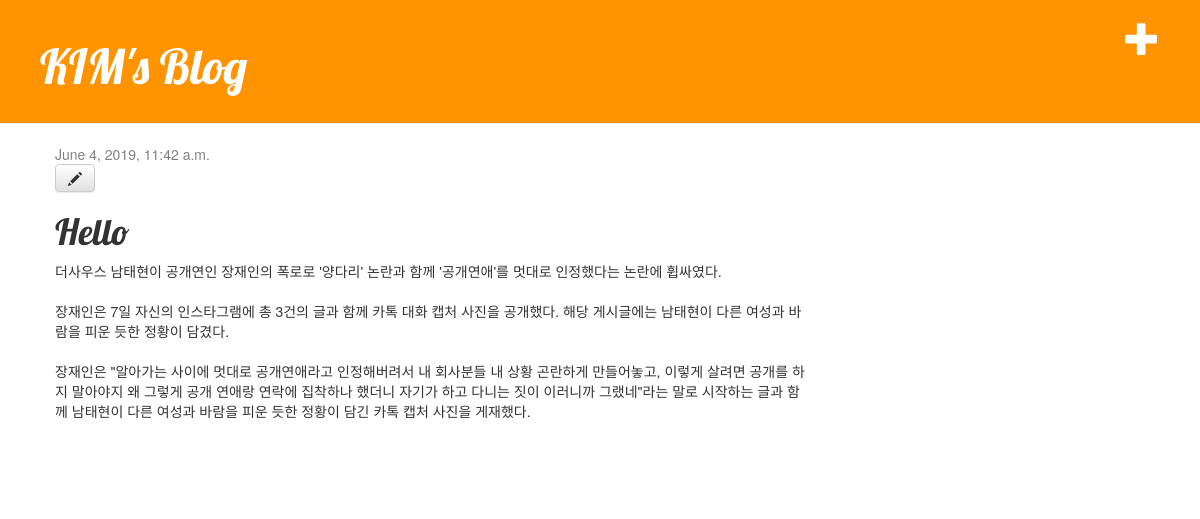
Page /blog/post/2 on the committed database.
### blog/models.py (models this page shows, shortened)
class Post(models.Model):
    author =models.ForeignKey('auth.User',on_delete=models.CASCADE)
    title =models.CharField(max_length=200)
    text=models.TextField()
    created_date=models.DateTimeField(default=timezone.now)
    published_date=models.DateTimeField(blank=True,null=True)

### blog/views.py (the view)
# urls.py: path('post/<int:pk>',views.post_detail, name='post_detail'),
def post_detail(request, pk):
    post = get_object_or_404(Post, pk=pk)
    return render(request, 'blog/post_detail.html', {'post': post})

### blog/templates/blog/post_detail.html
{% extends 'blog/base.html' %}
{% block content %}
    <div class="post">
        {% if post.published_date %}
            <div class="date">
                {{ post.published_date }}
            </div>
        {% endif %}
        <a class="btn btn-default" href="{% url 'post_edit' pk=post.pk %}"><span class="glyphicon glyphicon-pencil"></span></a>
        <h1>{{ post.title }}</h1>
        <p>{{ post.text|linebreaksbr }}</p>
    </div>
{% endblock %}

### blog/static/css/blog.css (style rules this page uses)
h1, h2, h3, h4 { font-family: 'Lobster', cursive; }
.date { color: #828282; }
.post { margin-bottom: 70px; }

### rows in the picture
Post: published_date "June 4, 2019, 11:42 a.m.", title "Hello", text "더사우스 남태현이 공개연인 장재인의 폭로로 '양다리' 논란과 함께 '공개연애'를 멋대로 인정했다는 논란에 휩싸였다. 장재인은 7일 자신의 인스타그램에 총 3건의 글과 함께 카톡 대화 캡처 사진을 공개했다. 해당 게시글에는 남태현이 다른 여성과 바람을 피운 듯한 정황이 담겼다. 장재인은 \"알아가는 사이에 멋대로 공개연애라고 인정해버려서 내 회사분들 내 상황 곤란하게 만들어놓고, 이렇게 살려면 공개를 하지 말아야지 왜 그렇게 공개 연애랑 연락에 집착하나 했더니 자기가 하고 다니는 짓이 이러니까 그랬네\"라는 말로 시작하는 글과 함께 남태현이 다른 여성과 바람을 피운 듯한 정황이 담긴 카톡 캡처 사진을 게재했다."
